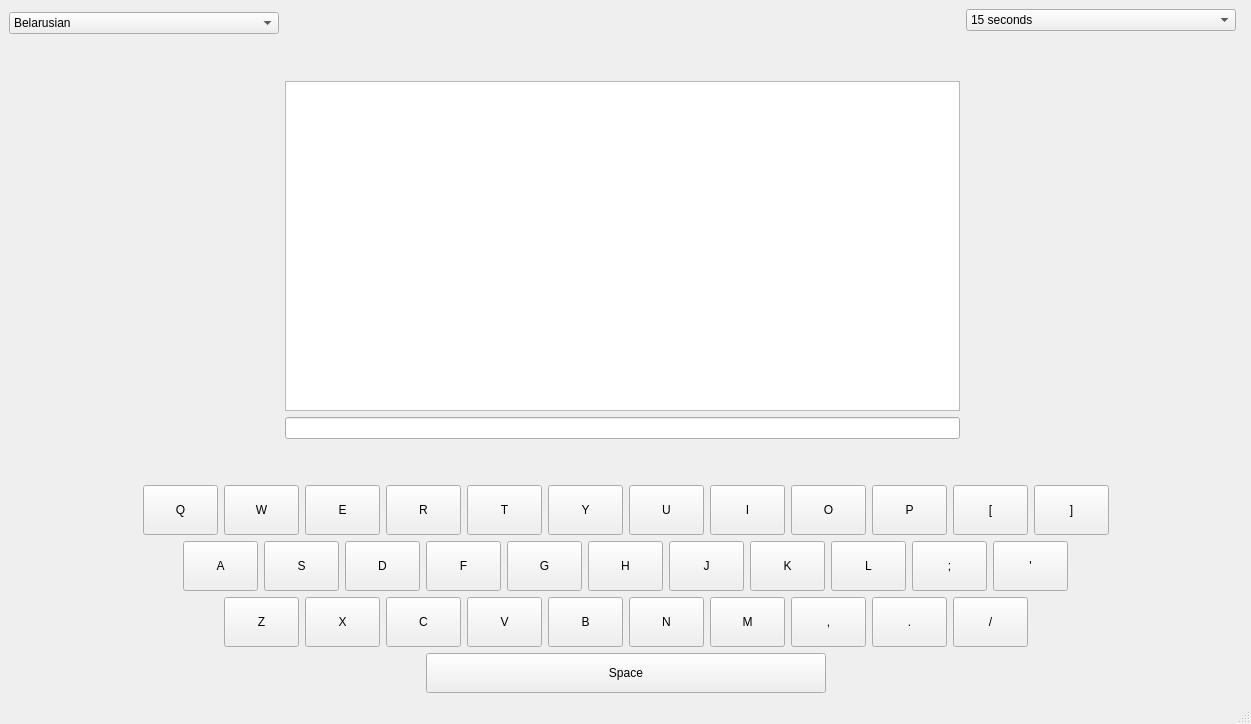
<?xml version="1.0" encoding="UTF-8"?>
<ui version="4.0">
 <class>Trainer</class>
 <widget class="QMainWindow" name="Trainer">
  <property name="geometry">
   <rect>
    <x>0</x>
    <y>0</y>
    <width>1251</width>
    <height>724</height>
   </rect>
  </property>
  <property name="focusPolicy">
   <enum>Qt::StrongFocus</enum>
  </property>
  <property name="windowTitle">
   <string>Trainer</string>
  </property>
  <widget class="QWidget" name="centralwidget">
   <layout class="QGridLayout" name="gridLayout_2">
    <item row="2" column="0">
     <layout class="QGridLayout" name="gridLayout" rowstretch="0,0,1,10,0,0,0,0,0,0,0,0,0" columnstretch="2,5,2,0">
      <item row="10" column="0" rowspan="3" colspan="4">
       <layout class="QHBoxLayout" name="horizontalLayout_4">
        <item>
         <spacer name="horizontalSpacer_7">
          <property name="orientation">
           <enum>Qt::Horizontal</enum>
          </property>
          <property name="sizeHint" stdset="0">
           <size>
            <width>40</width>
            <height>20</height>
           </size>
          </property>
         </spacer>
        </item>
        <item>
         <widget class="QPushButton" name="space_btn">
          <property name="sizePolicy">
           <sizepolicy hsizetype="Fixed" vsizetype="Fixed">
            <horstretch>0</horstretch>
            <verstretch>0</verstretch>
           </sizepolicy>
          </property>
          <property name="minimumSize">
           <size>
            <width>400</width>
            <height>40</height>
           </size>
          </property>
          <property name="maximumSize">
           <size>
            <width>40</width>
            <height>16777215</height>
           </size>
          </property>
          <property name="text">
           <string>Space</string>
          </property>
         </widget>
        </item>
        <item>
         <spacer name="horizontalSpacer_8">
          <property name="orientation">
           <enum>Qt::Horizontal</enum>
          </property>
          <property name="sizeHint" stdset="0">
           <size>
            <width>40</width>
            <height>20</height>
           </size>
          </property>
         </spacer>
        </item>
       </layout>
      </item>
      <item row="2" column="0" rowspan="4">
       <spacer name="horizontalSpacer_9">
        <property name="orientation">
         <enum>Qt::Horizontal</enum>
        </property>
        <property name="sizeHint" stdset="0">
         <size>
          <width>40</width>
          <height>20</height>
         </size>
        </property>
       </spacer>
      </item>
      <item row="9" column="0" colspan="4">
       <layout class="QHBoxLayout" name="horizontalLayout_3">
        <item>
         <spacer name="horizontalSpacer_5">
          <property name="orientation">
           <enum>Qt::Horizontal</enum>
          </property>
          <property name="sizeHint" stdset="0">
           <size>
            <width>40</width>
            <height>20</height>
           </size>
          </property>
         </spacer>
        </item>
        <item>
         <widget class="QPushButton" name="Z_btn">
          <property name="sizePolicy">
           <sizepolicy hsizetype="Fixed" vsizetype="Fixed">
            <horstretch>0</horstretch>
            <verstretch>0</verstretch>
           </sizepolicy>
          </property>
          <property name="minimumSize">
           <size>
            <width>60</width>
            <height>50</height>
           </size>
          </property>
          <property name="maximumSize">
           <size>
            <width>75</width>
            <height>50</height>
           </size>
          </property>
          <property name="text">
           <string>Z</string>
          </property>
         </widget>
        </item>
        <item>
         <widget class="QPushButton" name="X_btn">
          <property name="sizePolicy">
           <sizepolicy hsizetype="Fixed" vsizetype="Fixed">
            <horstretch>0</horstretch>
            <verstretch>0</verstretch>
           </sizepolicy>
          </property>
          <property name="minimumSize">
           <size>
            <width>60</width>
            <height>50</height>
           </size>
          </property>
          <property name="maximumSize">
           <size>
            <width>75</width>
            <height>50</height>
           </size>
          </property>
          <property name="text">
           <string>X</string>
          </property>
         </widget>
        </item>
        <item>
         <widget class="QPushButton" name="C_btn">
          <property name="sizePolicy">
           <sizepolicy hsizetype="Fixed" vsizetype="Fixed">
            <horstretch>0</horstretch>
            <verstretch>0</verstretch>
           </sizepolicy>
          </property>
          <property name="minimumSize">
           <size>
            <width>60</width>
            <height>50</height>
           </size>
          </property>
          <property name="maximumSize">
           <size>
            <width>75</width>
            <height>50</height>
           </size>
          </property>
          <property name="text">
           <string>C</string>
          </property>
         </widget>
        </item>
        <item>
         <widget class="QPushButton" name="V_btn">
          <property name="sizePolicy">
           <sizepolicy hsizetype="Fixed" vsizetype="Fixed">
            <horstretch>0</horstretch>
            <verstretch>0</verstretch>
           </sizepolicy>
          </property>
          <property name="minimumSize">
           <size>
            <width>60</width>
            <height>50</height>
           </size>
          </property>
          <property name="maximumSize">
           <size>
            <width>75</width>
            <height>50</height>
           </size>
          </property>
          <property name="text">
           <string>V</string>
          </property>
         </widget>
        </item>
        <item>
         <widget class="QPushButton" name="B_btn">
          <property name="sizePolicy">
           <sizepolicy hsizetype="Fixed" vsizetype="Fixed">
            <horstretch>0</horstretch>
            <verstretch>0</verstretch>
           </sizepolicy>
          </property>
          <property name="minimumSize">
           <size>
            <width>60</width>
            <height>50</height>
           </size>
          </property>
          <property name="maximumSize">
           <size>
            <width>75</width>
            <height>50</height>
           </size>
          </property>
          <property name="text">
           <string>B</string>
          </property>
         </widget>
        </item>
        <item>
         <widget class="QPushButton" name="N_btn">
          <property name="sizePolicy">
           <sizepolicy hsizetype="Fixed" vsizetype="Fixed">
            <horstretch>0</horstretch>
            <verstretch>0</verstretch>
           </sizepolicy>
          </property>
          <property name="minimumSize">
           <size>
            <width>60</width>
            <height>50</height>
           </size>
          </property>
          <property name="maximumSize">
           <size>
            <width>75</width>
            <height>50</height>
           </size>
          </property>
          <property name="text">
           <string>N</string>
          </property>
         </widget>
        </item>
        <item>
         <widget class="QPushButton" name="M_btn">
          <property name="sizePolicy">
           <sizepolicy hsizetype="Fixed" vsizetype="Fixed">
            <horstretch>0</horstretch>
            <verstretch>0</verstretch>
           </sizepolicy>
          </property>
          <property name="minimumSize">
           <size>
            <width>60</width>
            <height>50</height>
           </size>
          </property>
          <property name="maximumSize">
           <size>
            <width>75</width>
            <height>50</height>
           </size>
          </property>
          <property name="text">
           <string>M</string>
          </property>
         </widget>
        </item>
        <item>
         <widget class="QPushButton" name="comma_btn">
          <property name="sizePolicy">
           <sizepolicy hsizetype="Fixed" vsizetype="Fixed">
            <horstretch>0</horstretch>
            <verstretch>0</verstretch>
           </sizepolicy>
          </property>
          <property name="minimumSize">
           <size>
            <width>60</width>
            <height>50</height>
           </size>
          </property>
          <property name="maximumSize">
           <size>
            <width>75</width>
            <height>50</height>
           </size>
          </property>
          <property name="text">
           <string>,</string>
          </property>
         </widget>
        </item>
        <item>
         <widget class="QPushButton" name="dot_btn">
          <property name="sizePolicy">
           <sizepolicy hsizetype="Fixed" vsizetype="Fixed">
            <horstretch>0</horstretch>
            <verstretch>0</verstretch>
           </sizepolicy>
          </property>
          <property name="minimumSize">
           <size>
            <width>60</width>
            <height>50</height>
           </size>
          </property>
          <property name="maximumSize">
           <size>
            <width>75</width>
            <height>50</height>
           </size>
          </property>
          <property name="text">
           <string>.</string>
          </property>
         </widget>
        </item>
        <item>
         <widget class="QPushButton" name="slash_btn">
          <property name="sizePolicy">
           <sizepolicy hsizetype="Fixed" vsizetype="Fixed">
            <horstretch>0</horstretch>
            <verstretch>0</verstretch>
           </sizepolicy>
          </property>
          <property name="minimumSize">
           <size>
            <width>75</width>
            <height>50</height>
           </size>
          </property>
          <property name="maximumSize">
           <size>
            <width>75</width>
            <height>50</height>
           </size>
          </property>
          <property name="text">
           <string>/</string>
          </property>
         </widget>
        </item>
        <item>
         <spacer name="horizontalSpacer_6">
          <property name="orientation">
           <enum>Qt::Horizontal</enum>
          </property>
          <property name="sizeHint" stdset="0">
           <size>
            <width>40</width>
            <height>20</height>
           </size>
          </property>
         </spacer>
        </item>
       </layout>
      </item>
      <item row="6" column="0" colspan="4">
       <spacer name="verticalSpacer">
        <property name="orientation">
         <enum>Qt::Vertical</enum>
        </property>
        <property name="sizeHint" stdset="0">
         <size>
          <width>20</width>
          <height>40</height>
         </size>
        </property>
       </spacer>
      </item>
      <item row="7" column="0" colspan="4">
       <layout class="QHBoxLayout" name="horizontalLayout">
        <property name="sizeConstraint">
         <enum>QLayout::SetFixedSize</enum>
        </property>
        <item>
         <spacer name="horizontalSpacer">
          <property name="orientation">
           <enum>Qt::Horizontal</enum>
          </property>
          <property name="sizeHint" stdset="0">
           <size>
            <width>40</width>
            <height>20</height>
           </size>
          </property>
         </spacer>
        </item>
        <item>
         <widget class="QPushButton" name="Q_btn">
          <property name="sizePolicy">
           <sizepolicy hsizetype="Fixed" vsizetype="Fixed">
            <horstretch>0</horstretch>
            <verstretch>0</verstretch>
           </sizepolicy>
          </property>
          <property name="minimumSize">
           <size>
            <width>60</width>
            <height>50</height>
           </size>
          </property>
          <property name="maximumSize">
           <size>
            <width>75</width>
            <height>50</height>
           </size>
          </property>
          <property name="text">
           <string>Q</string>
          </property>
         </widget>
        </item>
        <item>
         <widget class="QPushButton" name="W_btn">
          <property name="sizePolicy">
           <sizepolicy hsizetype="Fixed" vsizetype="Fixed">
            <horstretch>0</horstretch>
            <verstretch>0</verstretch>
           </sizepolicy>
          </property>
          <property name="minimumSize">
           <size>
            <width>60</width>
            <height>50</height>
           </size>
          </property>
          <property name="maximumSize">
           <size>
            <width>75</width>
            <height>50</height>
           </size>
          </property>
          <property name="text">
           <string>W</string>
          </property>
         </widget>
        </item>
        <item>
         <widget class="QPushButton" name="E_btn">
          <property name="sizePolicy">
           <sizepolicy hsizetype="Fixed" vsizetype="Fixed">
            <horstretch>0</horstretch>
            <verstretch>0</verstretch>
           </sizepolicy>
          </property>
          <property name="minimumSize">
           <size>
            <width>60</width>
            <height>50</height>
           </size>
          </property>
          <property name="maximumSize">
           <size>
            <width>75</width>
            <height>50</height>
           </size>
          </property>
          <property name="text">
           <string>E</string>
          </property>
         </widget>
        </item>
        <item>
         <widget class="QPushButton" name="R_btn">
          <property name="sizePolicy">
           <sizepolicy hsizetype="Fixed" vsizetype="Fixed">
            <horstretch>0</horstretch>
            <verstretch>0</verstretch>
           </sizepolicy>
          </property>
          <property name="minimumSize">
           <size>
            <width>60</width>
            <height>50</height>
           </size>
          </property>
          <property name="maximumSize">
           <size>
            <width>75</width>
            <height>50</height>
           </size>
          </property>
          <property name="text">
           <string>R</string>
          </property>
         </widget>
        </item>
        <item>
         <widget class="QPushButton" name="T_btn">
          <property name="sizePolicy">
           <sizepolicy hsizetype="Fixed" vsizetype="Fixed">
            <horstretch>0</horstretch>
            <verstretch>0</verstretch>
           </sizepolicy>
          </property>
          <property name="minimumSize">
           <size>
            <width>60</width>
            <height>50</height>
           </size>
          </property>
          <property name="maximumSize">
           <size>
            <width>75</width>
            <height>50</height>
           </size>
          </property>
          <property name="text">
           <string>T</string>
          </property>
         </widget>
        </item>
        <item>
         <widget class="QPushButton" name="Y_btn">
          <property name="sizePolicy">
           <sizepolicy hsizetype="Fixed" vsizetype="Fixed">
            <horstretch>0</horstretch>
            <verstretch>0</verstretch>
           </sizepolicy>
          </property>
          <property name="minimumSize">
           <size>
            <width>60</width>
            <height>50</height>
           </size>
          </property>
          <property name="maximumSize">
           <size>
            <width>75</width>
            <height>50</height>
           </size>
          </property>
          <property name="text">
           <string>Y</string>
          </property>
         </widget>
        </item>
        <item>
         <widget class="QPushButton" name="U_btn">
          <property name="sizePolicy">
           <sizepolicy hsizetype="Fixed" vsizetype="Fixed">
            <horstretch>0</horstretch>
            <verstretch>0</verstretch>
           </sizepolicy>
          </property>
          <property name="minimumSize">
           <size>
            <width>60</width>
            <height>50</height>
           </size>
          </property>
          <property name="maximumSize">
           <size>
            <width>75</width>
            <height>50</height>
           </size>
          </property>
          <property name="text">
           <string>U</string>
          </property>
         </widget>
        </item>
        <item>
         <widget class="QPushButton" name="I_btn">
          <property name="sizePolicy">
           <sizepolicy hsizetype="Fixed" vsizetype="Fixed">
            <horstretch>0</horstretch>
            <verstretch>0</verstretch>
           </sizepolicy>
          </property>
          <property name="minimumSize">
           <size>
            <width>60</width>
            <height>50</height>
           </size>
          </property>
          <property name="maximumSize">
           <size>
            <width>75</width>
            <height>50</height>
           </size>
          </property>
          <property name="text">
           <string>I</string>
          </property>
         </widget>
        </item>
        <item>
         <widget class="QPushButton" name="O_btn">
          <property name="sizePolicy">
           <sizepolicy hsizetype="Fixed" vsizetype="Fixed">
            <horstretch>0</horstretch>
            <verstretch>0</verstretch>
           </sizepolicy>
          </property>
          <property name="minimumSize">
           <size>
            <width>60</width>
            <height>50</height>
           </size>
          </property>
          <property name="maximumSize">
           <size>
            <width>75</width>
            <height>50</height>
           </size>
          </property>
          <property name="text">
           <string>O</string>
          </property>
         </widget>
        </item>
        <item>
         <widget class="QPushButton" name="P_btn">
          <property name="sizePolicy">
           <sizepolicy hsizetype="Fixed" vsizetype="Fixed">
            <horstretch>0</horstretch>
            <verstretch>0</verstretch>
           </sizepolicy>
          </property>
          <property name="minimumSize">
           <size>
            <width>60</width>
            <height>50</height>
           </size>
          </property>
          <property name="maximumSize">
           <size>
            <width>75</width>
            <height>50</height>
           </size>
          </property>
          <property name="text">
           <string>P</string>
          </property>
         </widget>
        </item>
        <item>
         <widget class="QPushButton" name="squareBracetOpen_btn">
          <property name="sizePolicy">
           <sizepolicy hsizetype="Fixed" vsizetype="Fixed">
            <horstretch>0</horstretch>
            <verstretch>0</verstretch>
           </sizepolicy>
          </property>
          <property name="minimumSize">
           <size>
            <width>60</width>
            <height>50</height>
           </size>
          </property>
          <property name="maximumSize">
           <size>
            <width>75</width>
            <height>50</height>
           </size>
          </property>
          <property name="text">
           <string>[</string>
          </property>
         </widget>
        </item>
        <item>
         <widget class="QPushButton" name="squareBracetClose_btn">
          <property name="sizePolicy">
           <sizepolicy hsizetype="Fixed" vsizetype="Fixed">
            <horstretch>0</horstretch>
            <verstretch>0</verstretch>
           </sizepolicy>
          </property>
          <property name="minimumSize">
           <size>
            <width>60</width>
            <height>50</height>
           </size>
          </property>
          <property name="maximumSize">
           <size>
            <width>75</width>
            <height>50</height>
           </size>
          </property>
          <property name="text">
           <string>]</string>
          </property>
         </widget>
        </item>
        <item>
         <spacer name="horizontalSpacer_2">
          <property name="orientation">
           <enum>Qt::Horizontal</enum>
          </property>
          <property name="sizeHint" stdset="0">
           <size>
            <width>40</width>
            <height>20</height>
           </size>
          </property>
         </spacer>
        </item>
       </layout>
      </item>
      <item row="3" column="1" rowspan="2">
       <widget class="QTextEdit" name="textEdit">
        <property name="font">
         <font>
          <pointsize>17</pointsize>
         </font>
        </property>
        <property name="focusPolicy">
         <enum>Qt::StrongFocus</enum>
        </property>
        <property name="readOnly">
         <bool>true</bool>
        </property>
       </widget>
      </item>
      <item row="8" column="0" colspan="4">
       <layout class="QHBoxLayout" name="horizontalLayout_2">
        <property name="sizeConstraint">
         <enum>QLayout::SetFixedSize</enum>
        </property>
        <item>
         <spacer name="horizontalSpacer_3">
          <property name="orientation">
           <enum>Qt::Horizontal</enum>
          </property>
          <property name="sizeHint" stdset="0">
           <size>
            <width>40</width>
            <height>20</height>
           </size>
          </property>
         </spacer>
        </item>
        <item>
         <widget class="QPushButton" name="A_btn">
          <property name="sizePolicy">
           <sizepolicy hsizetype="Fixed" vsizetype="Fixed">
            <horstretch>0</horstretch>
            <verstretch>0</verstretch>
           </sizepolicy>
          </property>
          <property name="minimumSize">
           <size>
            <width>60</width>
            <height>50</height>
           </size>
          </property>
          <property name="maximumSize">
           <size>
            <width>75</width>
            <height>50</height>
           </size>
          </property>
          <property name="text">
           <string>A</string>
          </property>
         </widget>
        </item>
        <item>
         <widget class="QPushButton" name="S_btn">
          <property name="sizePolicy">
           <sizepolicy hsizetype="Fixed" vsizetype="Fixed">
            <horstretch>0</horstretch>
            <verstretch>0</verstretch>
           </sizepolicy>
          </property>
          <property name="minimumSize">
           <size>
            <width>60</width>
            <height>50</height>
           </size>
          </property>
          <property name="maximumSize">
           <size>
            <width>75</width>
            <height>50</height>
           </size>
          </property>
          <property name="text">
           <string>S</string>
          </property>
         </widget>
        </item>
        <item>
         <widget class="QPushButton" name="D_btn">
          <property name="sizePolicy">
           <sizepolicy hsizetype="Fixed" vsizetype="Fixed">
            <horstretch>0</horstretch>
            <verstretch>0</verstretch>
           </sizepolicy>
          </property>
          <property name="minimumSize">
           <size>
            <width>60</width>
            <height>50</height>
           </size>
          </property>
          <property name="maximumSize">
           <size>
            <width>75</width>
            <height>50</height>
           </size>
          </property>
          <property name="text">
           <string>D</string>
          </property>
         </widget>
        </item>
        <item>
         <widget class="QPushButton" name="F_btn">
          <property name="sizePolicy">
           <sizepolicy hsizetype="Fixed" vsizetype="Fixed">
            <horstretch>0</horstretch>
            <verstretch>0</verstretch>
           </sizepolicy>
          </property>
          <property name="minimumSize">
           <size>
            <width>60</width>
            <height>50</height>
           </size>
          </property>
          <property name="maximumSize">
           <size>
            <width>75</width>
            <height>50</height>
           </size>
          </property>
          <property name="text">
           <string>F</string>
          </property>
         </widget>
        </item>
        <item>
         <widget class="QPushButton" name="G_btn">
          <property name="sizePolicy">
           <sizepolicy hsizetype="Fixed" vsizetype="Fixed">
            <horstretch>0</horstretch>
            <verstretch>0</verstretch>
           </sizepolicy>
          </property>
          <property name="minimumSize">
           <size>
            <width>60</width>
            <height>50</height>
           </size>
          </property>
          <property name="maximumSize">
           <size>
            <width>75</width>
            <height>50</height>
           </size>
          </property>
          <property name="text">
           <string>G</string>
          </property>
         </widget>
        </item>
        <item>
         <widget class="QPushButton" name="H_btn">
          <property name="sizePolicy">
           <sizepolicy hsizetype="Fixed" vsizetype="Fixed">
            <horstretch>0</horstretch>
            <verstretch>0</verstretch>
           </sizepolicy>
          </property>
          <property name="minimumSize">
           <size>
            <width>60</width>
            <height>50</height>
           </size>
          </property>
          <property name="maximumSize">
           <size>
            <width>75</width>
            <height>50</height>
           </size>
          </property>
          <property name="text">
           <string>H</string>
          </property>
         </widget>
        </item>
        <item>
         <widget class="QPushButton" name="J_btn">
          <property name="sizePolicy">
           <sizepolicy hsizetype="Fixed" vsizetype="Fixed">
            <horstretch>0</horstretch>
            <verstretch>0</verstretch>
           </sizepolicy>
          </property>
          <property name="minimumSize">
           <size>
            <width>60</width>
            <height>50</height>
           </size>
          </property>
          <property name="maximumSize">
           <size>
            <width>75</width>
            <height>50</height>
           </size>
          </property>
          <property name="text">
           <string>J</string>
          </property>
         </widget>
        </item>
        <item>
         <widget class="QPushButton" name="K_btn">
          <property name="sizePolicy">
           <sizepolicy hsizetype="Fixed" vsizetype="Fixed">
            <horstretch>0</horstretch>
            <verstretch>0</verstretch>
           </sizepolicy>
          </property>
          <property name="minimumSize">
           <size>
            <width>60</width>
            <height>50</height>
           </size>
          </property>
          <property name="maximumSize">
           <size>
            <width>75</width>
            <height>50</height>
           </size>
          </property>
          <property name="text">
           <string>K</string>
          </property>
         </widget>
        </item>
        <item>
         <widget class="QPushButton" name="L_btn">
          <property name="sizePolicy">
           <sizepolicy hsizetype="Fixed" vsizetype="Fixed">
            <horstretch>0</horstretch>
            <verstretch>0</verstretch>
           </sizepolicy>
          </property>
          <property name="minimumSize">
           <size>
            <width>60</width>
            <height>50</height>
           </size>
          </property>
          <property name="maximumSize">
           <size>
            <width>75</width>
            <height>50</height>
           </size>
          </property>
          <property name="text">
           <string>L</string>
          </property>
         </widget>
        </item>
        <item>
         <widget class="QPushButton" name="semicolon_btn">
          <property name="sizePolicy">
           <sizepolicy hsizetype="Fixed" vsizetype="Fixed">
            <horstretch>0</horstretch>
            <verstretch>0</verstretch>
           </sizepolicy>
          </property>
          <property name="minimumSize">
           <size>
            <width>60</width>
            <height>50</height>
           </size>
          </property>
          <property name="maximumSize">
           <size>
            <width>75</width>
            <height>50</height>
           </size>
          </property>
          <property name="text">
           <string>;</string>
          </property>
         </widget>
        </item>
        <item>
         <widget class="QPushButton" name="quotation_btn">
          <property name="sizePolicy">
           <sizepolicy hsizetype="Fixed" vsizetype="Fixed">
            <horstretch>0</horstretch>
            <verstretch>0</verstretch>
           </sizepolicy>
          </property>
          <property name="minimumSize">
           <size>
            <width>60</width>
            <height>50</height>
           </size>
          </property>
          <property name="maximumSize">
           <size>
            <width>75</width>
            <height>50</height>
           </size>
          </property>
          <property name="text">
           <string>'</string>
          </property>
         </widget>
        </item>
        <item>
         <spacer name="horizontalSpacer_4">
          <property name="orientation">
           <enum>Qt::Horizontal</enum>
          </property>
          <property name="sizeHint" stdset="0">
           <size>
            <width>40</width>
            <height>20</height>
           </size>
          </property>
         </spacer>
        </item>
       </layout>
      </item>
      <item row="5" column="1">
       <widget class="QLineEdit" name="lineEdit"/>
      </item>
      <item row="1" column="2" rowspan="5">
       <spacer name="horizontalSpacer_10">
        <property name="orientation">
         <enum>Qt::Horizontal</enum>
        </property>
        <property name="sizeHint" stdset="0">
         <size>
          <width>40</width>
          <height>20</height>
         </size>
        </property>
       </spacer>
      </item>
      <item row="0" column="2">
       <widget class="QComboBox" name="time_cmbbox">
        <item>
         <property name="text">
          <string>15 seconds</string>
         </property>
        </item>
        <item>
         <property name="text">
          <string>30 seconds</string>
         </property>
        </item>
        <item>
         <property name="text">
          <string>60 seconds</string>
         </property>
        </item>
       </widget>
      </item>
      <item row="0" column="1" rowspan="3">
       <widget class="QLabel" name="timer_label">
        <property name="font">
         <font>
          <pointsize>17</pointsize>
         </font>
        </property>
        <property name="text">
         <string/>
        </property>
        <property name="alignment">
         <set>Qt::AlignBottom|Qt::AlignLeading|Qt::AlignLeft</set>
        </property>
       </widget>
      </item>
      <item row="0" column="0" rowspan="2">
       <widget class="QComboBox" name="lang_box">
        <property name="focusPolicy">
         <enum>Qt::WheelFocus</enum>
        </property>
        <item>
         <property name="text">
          <string>Belarusian</string>
         </property>
        </item>
        <item>
         <property name="text">
          <string>Russian</string>
         </property>
        </item>
        <item>
         <property name="text">
          <string>English</string>
         </property>
        </item>
        <item>
         <property name="text">
          <string>German</string>
         </property>
        </item>
        <item>
         <property name="text">
          <string>French</string>
         </property>
        </item>
        <item>
         <property name="text">
          <string>Chinese</string>
         </property>
        </item>
        <item>
         <property name="text">
          <string>Arabic</string>
         </property>
        </item>
        <item>
         <property name="text">
          <string>Hebrew</string>
         </property>
        </item>
       </widget>
      </item>
     </layout>
    </item>
   </layout>
  </widget>
  <widget class="QMenuBar" name="menubar">
   <property name="geometry">
    <rect>
     <x>0</x>
     <y>0</y>
     <width>1251</width>
     <height>22</height>
    </rect>
   </property>
  </widget>
  <widget class="QStatusBar" name="statusbar"/>
 </widget>
 <resources/>
 <connections/>
</ui>
